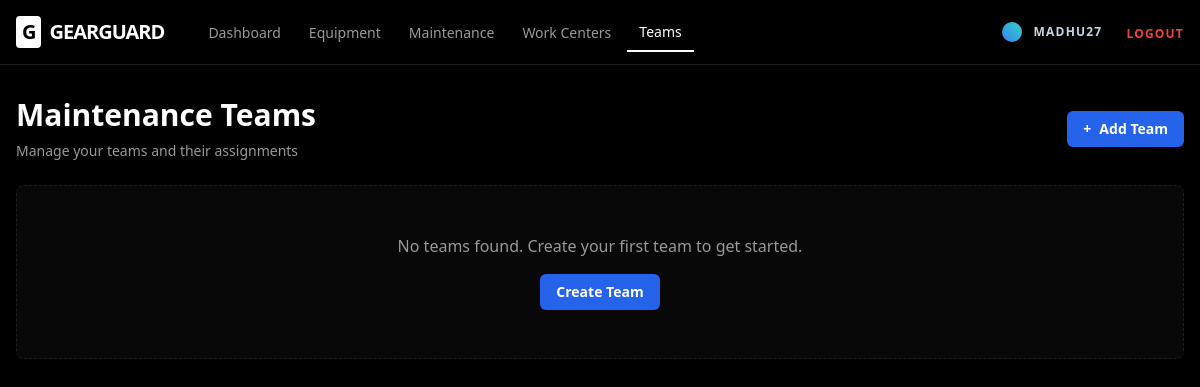
The app's page /teams/ (signed in), older data.
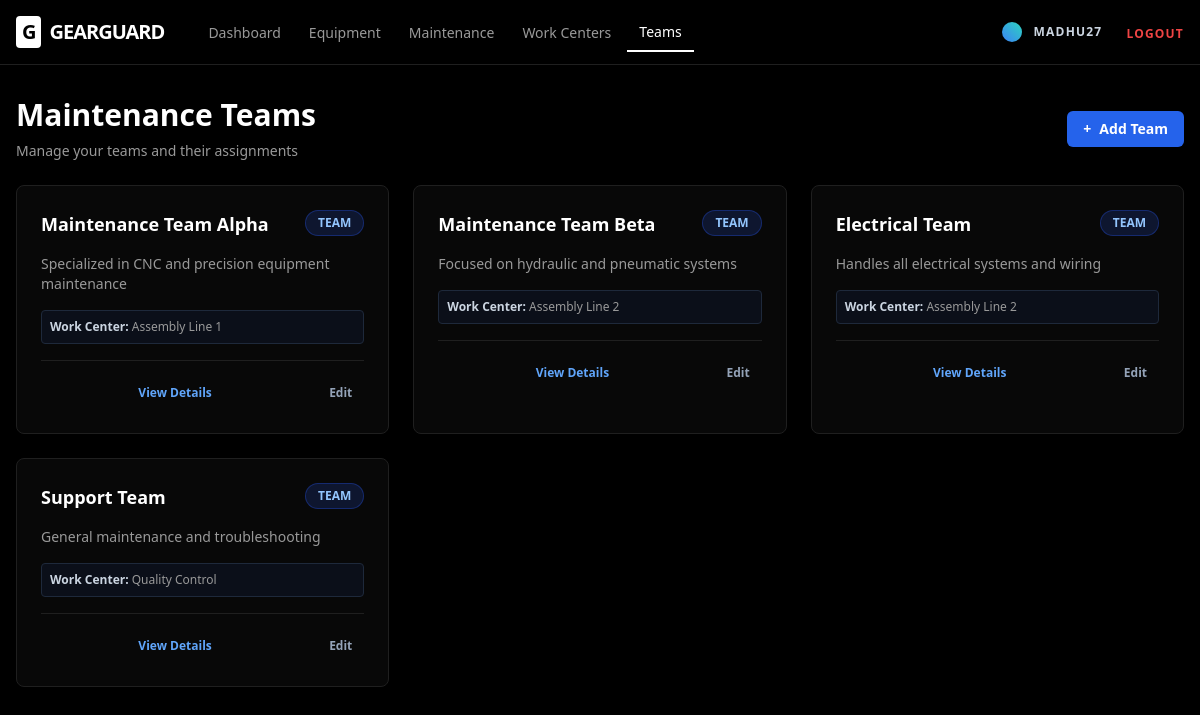
The same page, newer data.
### teams/models.py (models this page shows, shortened)
class Team(models.Model):
    name = models.CharField(max_length=200)
    description = models.TextField(blank=True)
    company = models.CharField(max_length=200, blank=True, null=True)
    work_center = models.ForeignKey(WorkCenter, null=True, blank=True, on_delete=models.SET_NULL)

class WorkCenter(models.Model):
    name = models.CharField(max_length=200)
    code = models.CharField(max_length=50, unique=True, null=True, blank=True)
    tag = models.CharField(max_length=100, blank=True)
    cost_per_hour = models.DecimalField(max_digits=10, decimal_places=2, default=0.00)
    capacity_efficiency = models.DecimalField(max_digits=5, decimal_places=2, default=100.00)
    oee_target = models.DecimalField(max_digits=5, decimal_places=2, default=90.00)

### teams/views.py (the view)
# urls.py: path('', views.team_list, name='team_list'),
@login_required
def team_list(request):
    teams = Team.objects.all()
    return render(request, 'teams/list.html', {'teams': teams})

### templates/teams/list.html (shortened to what this page needs)
{% extends "base.html" %}
{% block content %}
<div class="mb-8">
  <div class="flex justify-between items-center mb-6">
    <div>
      <h1 class="text-3xl font-bold text-white mb-2">Maintenance Teams</h1>
      <p class="text-muted-foreground text-sm">Manage your teams and their assignments</p>
    </div>
    <a href="{% url 'teams:team_create' %}"
      class="inline-flex items-center gap-2 bg-blue-600 hover:bg-blue-700 text-white px-4 py-2 rounded-md text-sm font-semibold transition-colors">
      <span>+</span> Add Team
    </a>
  </div>
  <div class="grid grid-cols-1 md:grid-cols-2 lg:grid-cols-3 gap-6">
    {% for t in teams %}
    <div
      class="bg-card border border-border rounded-lg overflow-hidden hover:border-blue-600/50 hover:shadow-lg transition-all group">
      <div class="p-6">
        <div class="flex justify-between items-start mb-4">
          <div class="flex-1">
            <h3 class="text-lg font-bold text-white group-hover:text-blue-400 transition-colors">
              <a href="{% url 'teams:team_detail' t.pk %}">{{ t.name }}</a>
            </h3>
          </div>
          <span
            class="px-3 py-1 rounded-full text-xs font-bold uppercase bg-blue-900/30 text-blue-300 border border-blue-800/50 whitespace-nowrap ml-2">
            Team
          </span>
        </div>
        <p class="text-sm text-muted-foreground line-clamp-2 mb-4">{{ t.description|default:"No description provided."}}
        </p>
        {% if t.work_center %}
        <div class="bg-slate-900/50 rounded p-2 mb-4 border border-slate-800">
          <p class="text-xs text-muted-foreground"><span class="font-semibold text-slate-300">Work Center:</span>
            {{t.work_center.name }}</p>
        </div>
        {% endif %}
        <div class="pt-4 border-t border-border flex gap-2">
          <a href="{% url 'teams:team_detail' t.pk %}"
            class="flex-1 text-center text-xs font-bold text-blue-400 hover:text-blue-300 hover:bg-blue-900/20 py-2 rounded transition-colors">
            View Details
          </a>
          <a href="{% url 'teams:team_edit' t.pk %}"
            class="text-xs font-bold text-slate-400 hover:text-slate-300 hover:bg-slate-800/50 px-3 py-2 rounded transition-colors">
            Edit
          </a>
        </div>
      </div>
    </div>
    {% empty %}
    <div class="col-span-full bg-card border border-border border-dashed p-12 text-center rounded-lg">
      <p class="text-muted-foreground mb-4">No teams found. Create your first team to get started.</p>
      <a href="{% url 'teams:team_create' %}"
        class="inline-block bg-blue-600 hover:bg-blue-700 text-white px-4 py-2 rounded-md text-sm font-semibold transition-colors">
        Create Team
      </a>
    </div>
    {% endfor %}
  </div>
</div>
{% endblock %}

Row changes from the older to the newer data that the page shows:
added Team: name "Maintenance Team Alpha", description "Specialized in CNC and precision equipment maintenance", work_center.name "Assembly Line 1"
added Team: name "Maintenance Team Beta", description "Focused on hydraulic and pneumatic systems", work_center.name "Assembly Line 2"
added Team: name "Electrical Team", description "Handles all electrical systems and wiring", work_center.name "Assembly Line 2"
added Team: name "Support Team", description "General maintenance and troubleshooting", work_center.name "Quality Control"
Text that changed along with them:
text no longer shown: "No teams found. Create your first team to get started. Create Team"
